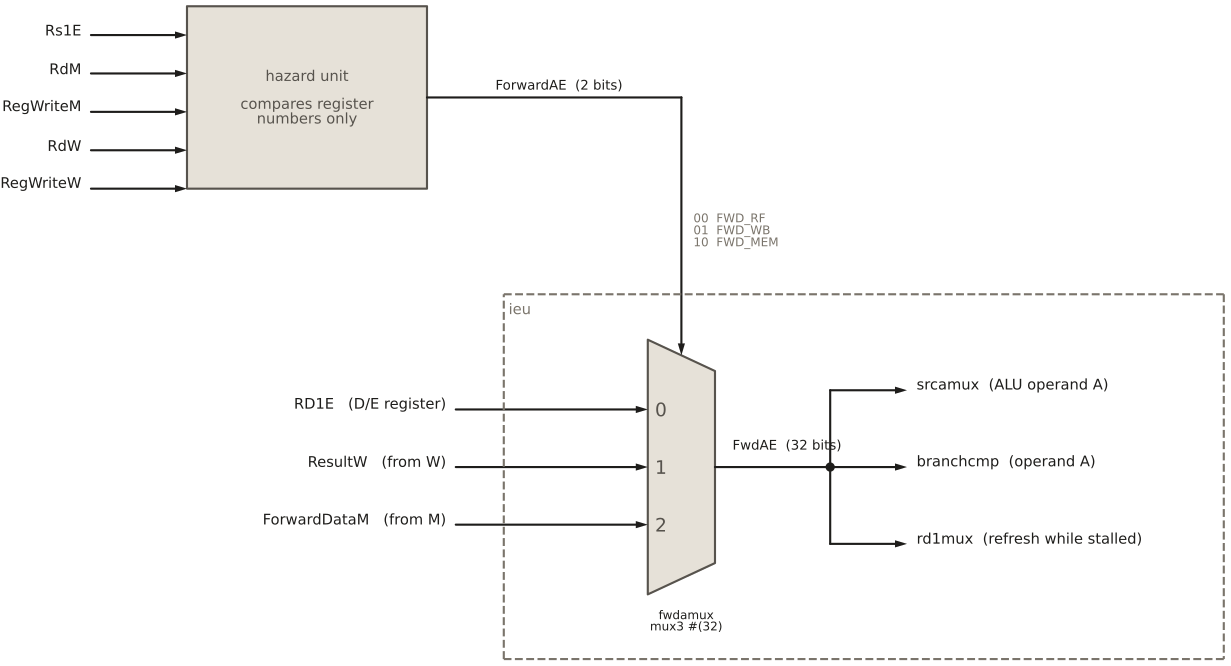

This figure's Python source:
"""Forwarding for operand A (HIPV rtl/core/hazard, rtl/core/ieu/ieu.sv): the
hazard unit compares register numbers and drives the 2-bit select ForwardAE;
fwdamux in the IEU picks the 32-bit operand FwdAE."""
from schemdraw import flow
from schemdraw import elements as elm
from _style import new_drawing, block, line, GREY


def arrow(d, a, b):
    d.add(elm.Arrow().at(a).to(b))


def dot(d, xy):
    d.add(elm.Dot().at(xy))


def label(d, xy, text, **kw):
    kw.setdefault("fontsize", 11)
    d.add(elm.Label().at(xy).label(text, **kw))


def dashed_box(d, l, r, t, b, name):
    for a, c in (((l, t), (r, t)), ((r, t), (r, b)), ((r, b), (l, b)), ((l, b), (l, t))):
        d.add(elm.Line().at(a).to(c).linestyle("--").color(GREY))
    label(d, (l + 0.2, t - 0.4), name, halign="left", color=GREY)


def draw():
    d = new_drawing()

    # ---------------- hazard unit ----------------
    hl, hr, ht, hb = 3.0, 8.0, 9.6, 5.8
    d.add(block(flow.Box(w=hr - hl, h=ht - hb)).at(((hl + hr) / 2, (ht + hb) / 2))
          .anchor("center").label("hazard unit\n\ncompares register\nnumbers only", fontsize=11))
    for y, name in ((9.0, "Rs1E"), (8.2, "RdM"), (7.4, "RegWriteM"),
                    (6.6, "RdW"), (5.8, "RegWriteW")):
        arrow(d, (hl - 2.0, y), (hl, y))
        label(d, (hl - 2.3, y), name, halign="right")

    # ---------------- fwdamux (inside the IEU) ----------------
    m = block(elm.Multiplexer(
        pins=[elm.IcPin(name="0", side="L", anchorname="in0", slot="3/3"),
              elm.IcPin(name="1", side="L", anchorname="in1", slot="2/3"),
              elm.IcPin(name="2", side="L", anchorname="in2", slot="1/3"),
              elm.IcPin(name="", side="R", anchorname="y"),
              elm.IcPin(name="", side="T", anchorname="sel")],
        size=(1.4, 4.0), pinspacing=1.2, leadlen=0))
    d.add(m.anchor("y").at((14.0, 0.0)))
    M = m.absanchors
    label(d, ((M["in0"][0] + M["y"][0]) / 2, M["in2"][1] - 2.1),
          "fwdamux\nmux3 #(32)", fontsize=9)
    for k, name in (("in0", "RD1E   (D/E register)"),
                    ("in1", "ResultW   (from W)"),
                    ("in2", "ForwardDataM   (from M)")):
        y = M[k][1]
        arrow(d, (8.6, y), M[k])
        label(d, (8.3, y), name, halign="right")

    # ForwardAE: hazard unit -> mux select
    ys = (ht + hb) / 2
    line(d, (hr, ys), (M["sel"][0], ys))
    arrow(d, (M["sel"][0], ys), M["sel"])
    label(d, ((hr + M["sel"][0]) / 2, ys + 0.35), "ForwardAE  (2 bits)", fontsize=10)
    label(d, (M["sel"][0] + 0.15, (ys + M["sel"][1]) / 2),
          "00  FWD_RF\n01  FWD_WB\n10  FWD_MEM", halign="left", fontsize=9, color=GREY)

    # FwdAE: to the three consumers
    xo = 16.4
    line(d, M["y"], (xo, M["y"][1]))
    label(d, ((M["y"][0] + xo) / 2 + 0.2, M["y"][1] + 0.35), "FwdAE  (32 bits)", fontsize=10)
    for y, name in ((1.6, "srcamux  (ALU operand A)"),
                    (0.0, "branchcmp  (operand A)"),
                    (-1.6, "rd1mux  (refresh while stalled)")):
        if y != 0.0:
            line(d, (xo, M["y"][1]), (xo, y))
        arrow(d, (xo, y), (xo + 1.6, y))
        label(d, (xo + 1.7, y), name, halign="left")
    dot(d, (xo, M["y"][1]))

    dashed_box(d, 9.6, 24.6, 3.6, -4.0, "ieu")
    return d
